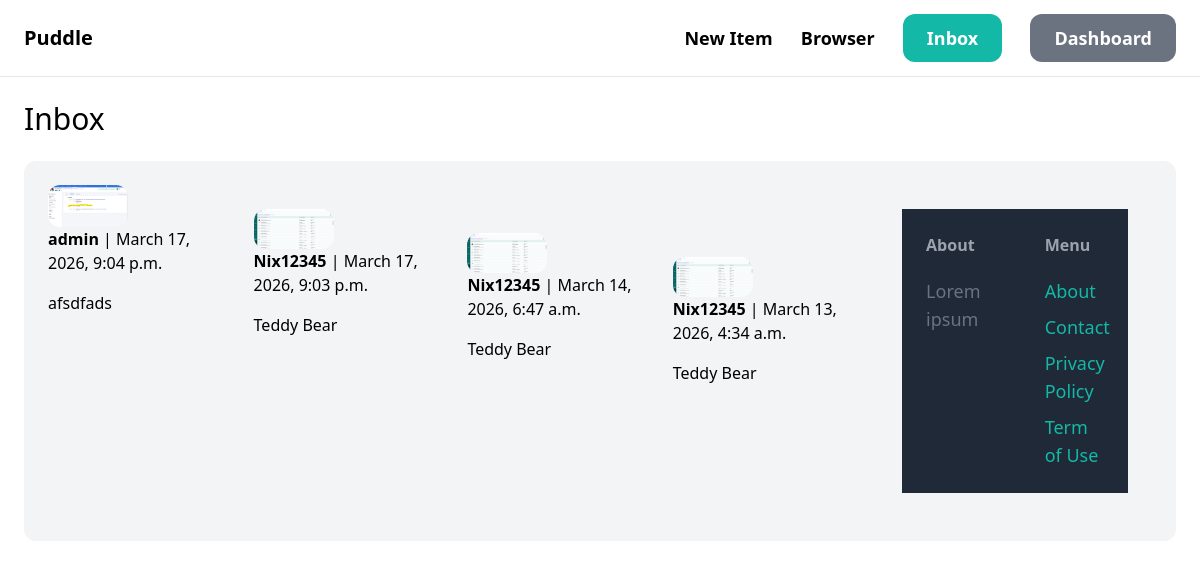
The page /inbox/ (signed in) on the database its author committed.
### conversation/models.py (models this page shows)
class Conversation(models.Model):
    item = models.ForeignKey(Item, related_name='conversations', on_delete=models.CASCADE)
    members = models.ManyToManyField(User, related_name='conversations')
    created_at = models.DateTimeField(auto_now_add=True)
    modified_at = models.DateTimeField(auto_now=True)
    class Meta:
        ordering = ('-modified_at',)

### item/models.py (models this page shows, shortened)
class Item(models.Model):
    category = models.ForeignKey(Category, related_name='items', on_delete=models.CASCADE)
    name = models.CharField(max_length=255)
    description = models.TextField(blank=True, null=True)
    price = models.FloatField()
    image = models.ImageField(upload_to='item_images', blank=True, null=True)
    is_sold = models.BooleanField(default=False)
    created_by = models.ForeignKey(User, related_name='items', on_delete=models.CASCADE)
    created_at = models.DateTimeField(auto_now_add=True)

### conversation/views.py (the view)
# urls.py: path('', views.inbox, name='inbox'),
@login_required
def inbox(request):
    conversations = Conversation.objects.filter(members__in=[request.user.id])
    context = {
        'conversations': conversations
    }
    return render(request, 'conversation/inbox.html', context=context)

### conversation/templates/conversation/inbox.html (shortened to what this page needs)
{% extends 'core/base.html' %}
{% block content %}
<h1 class="mb-6 text-3xl">Inbox</h1>
<div class="space-y-6">
    {% for conversation in conversations %}
        <a href='{% url 'conversation:detail' conversation.id %}'>
            <div class="p-6 flex bg-gray-100 rounded-xl">
                <div class="pr-6">
                    <img src="{{ conversation.item.image.url }}" class="w-20 rounded-xl">
                </div>
                <div>
                    {% for member in conversation.members.all %}
                        {% if member != request.user %}
                            <p class="mb-4"><strong>{{ member.username }}</strong> | {{ conversation.modified_at }}</p>
                            <p>{{ conversation.item.name }}</p>
                        {% endif %}
                    {% endfor%}
            </div>
        </a>
    {% endfor %}
</div>
{% endblock %}

### rows shown on the page
Conversation: item.image (picture), modified_at "March 17, 2026, 9:04 p.m.", item.name "afsdfads"
Conversation: item.image (picture), modified_at "March 17, 2026, 9:03 p.m.", item.name "Teddy Bear"
Conversation: item.image (picture), modified_at "March 14, 2026, 6:47 a.m.", item.name "Teddy Bear"
Conversation: item.image (picture), modified_at "March 13, 2026, 4:34 a.m.", item.name "Teddy Bear"

### other values the page prints
{{ member.username }} "admin"
{{ member.username }} "Nix12345"
